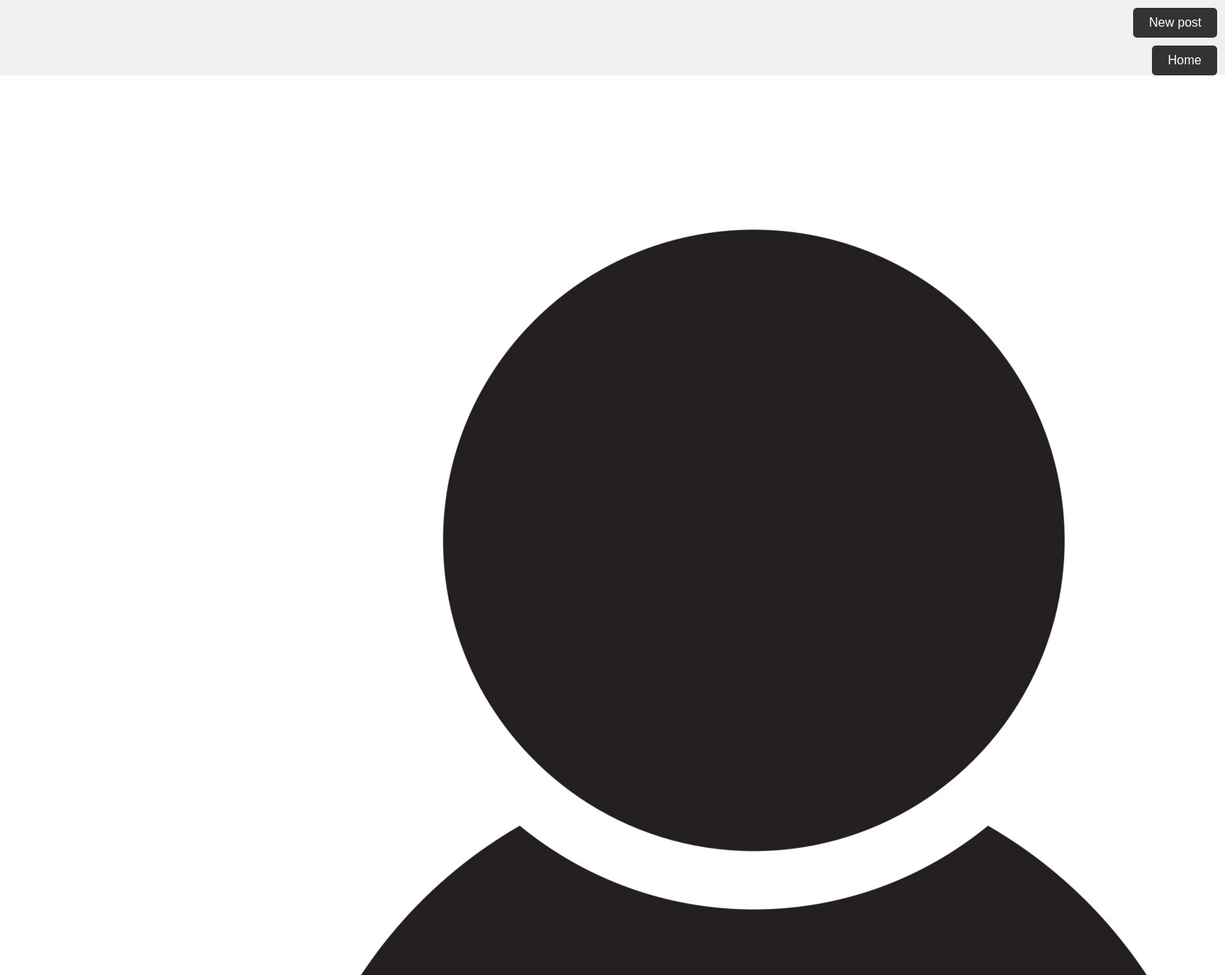
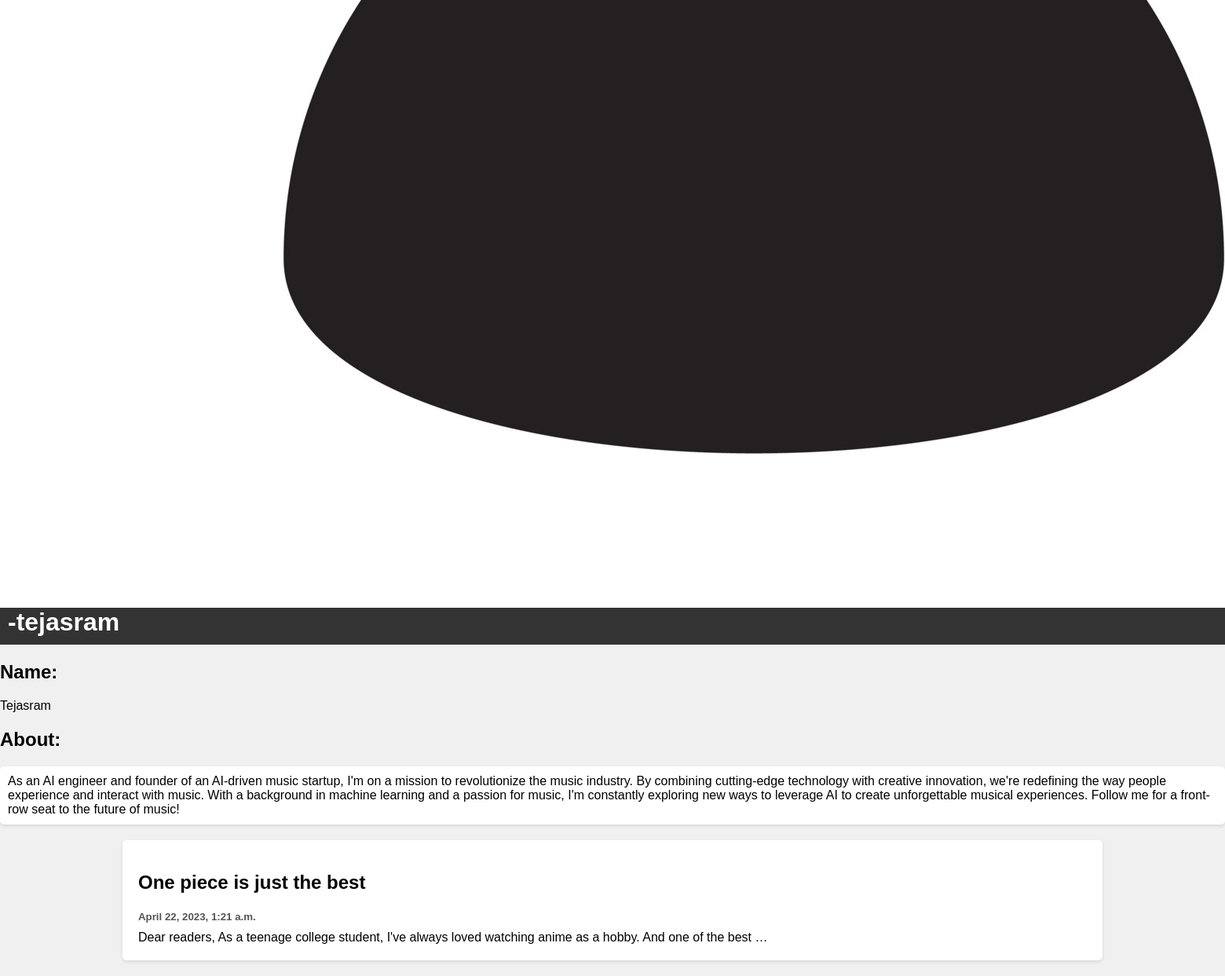
Screenshot of /profile/tejasram with the database file from the repository (2 pictures, top to bottom).
### posts/models.py (models this page shows, shortened)
class Profile(models.Model):
    user = models.OneToOneField(User, on_delete=models.CASCADE)
    bio = models.TextField()

class Post(models.Model):
    title = models.CharField(max_length=100)
    content = models.CharField(max_length=10000)
    post_time = models.DateTimeField(default= datetime.now, blank = True)
    author = models.ForeignKey(User, on_delete=models.CASCADE, blank=True)

### posts/views.py (the view)
# urls.py: path('profile/<str:name>',views.profile,name='profile'),
def profile(request,name):
    posts = Post.objects.all()
    profile = User.objects.get(username=name)
    first_name = profile.first_name
    last_name = profile.last_name
    return render(request,'profile.html',{'posts': posts,'user': profile,'logged_in_user': request.user,'first':first_name,'last':last_name})

### templates/profile.html (shortened to what this page needs)
<head>
</head>
{% load static %}
{% if user.is_authenticated %}
<div class="new">
    <a href="{% url 'new' %}" style="text-decoration: none;">New post</a>
</div>
{% endif %}
{% if user.is_authenticated %}
<div class="new">
    <a href="{% url 'index' %}" style="text-decoration: none;">Home</a>
</div>
{% endif %}
{% if user.username == logged_in_user.username %}
<a href = "{% url 'edit' %}">
<img class="profile" src="{% static 'images/aaaaaaaa.jpg' %}"></a>
{% else %}
<img class="profile" src="{% static 'images/aaaaaaaa.jpg' %}">
{% endif %}
<div>
<h1 class="username">-{{user.username}}</h1>
<h2>Name: </h2><p> {{first}} {{last}}</p>
<h2>About:</h2>
<p class="Bio">{{user.profile.bio}}</p>
</div>
<div class="row">
    <div class="rightcolumn">
      {% for post in posts reversed %}
      {% if post.author.username == user.username %}
      <div class="card">
        <a href="/post/{{post.id}}" style="text-decoration: none; color: black" action = 'post'>
          <h2>{{post.title}}</h2>
          <h5>{{post.post_time}}</h5>
          <p>{{post.content|truncatewords:20}}</p>
        </a>
      </div>
      {% endif %}
      {% endfor %}
    </div>
  </div>

### templates/profile.html (style rules this page uses)
.username { text-align: left; background-color: #333; color: #fff; margin-top: -10px; padding: 10px; }
.bio { background-color: #fff; padding: 10px; border-radius: 5px; box-shadow: 0 2px 4px rgba(0, 0, 0, 0.1); }
.rightcolumn { float: none; margin: 0 auto; width: 80%; }
.card { background-color: #fff; margin: 20px 0; padding: 20px; border-radius: 5px; box-shadow: 0 2px 4px rgba(0, 0, 0, 0.1); }
.card a { text-decoration: none; color: #333; }
.card h2 { font-size: 24px; margin-bottom: 10px; }
.card h5 { color: #555; margin-bottom: 10px; }
.card p { margin: 0; }
.new { text-align: right; }
.new a { display: inline-block; padding: 10px 20px; background-color: #333; color: #fff; text-decoration: none; border-radius: 5px; transition: background-color 0.3s, color 0.3s; margin-right: 10px; margin-top: 10px; }

### rows the page displays
Post: title "One piece is just the best", post_time "April 22, 2023, 1:21 a.m.", content "Dear readers, As a teenage college student, I've always loved watching anime as a hobby. And one of the best …"

### other values shown
{{ user.username }} "tejasram"
{{ first }} "Tejasram"
